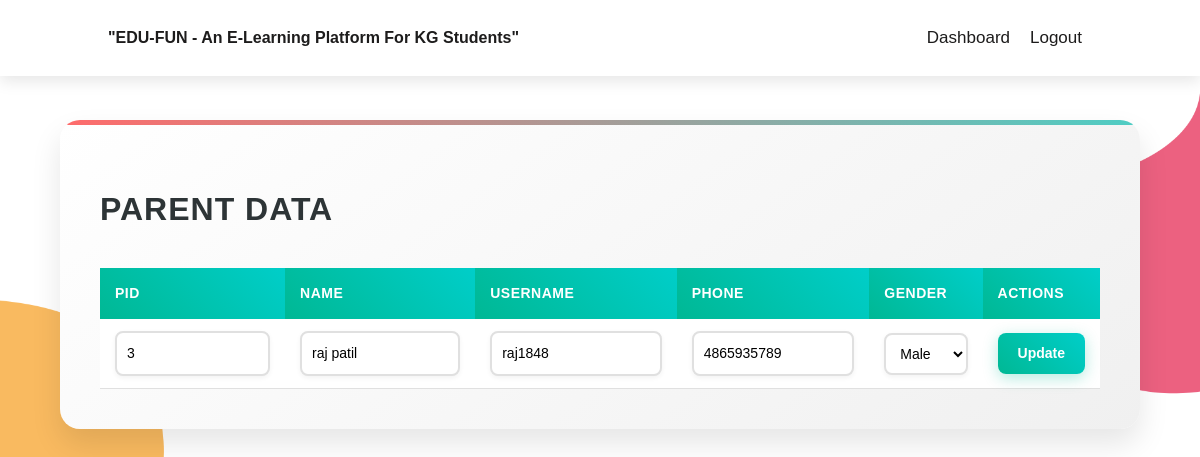
The page /parentdata.php (signed in) on the database its author committed.
### tables this page shows
CREATE TABLE `parent` (
  `Pid` int(11) NOT NULL,
  `Name` varchar(20) NOT NULL,
  `Phone` bigint(20) NOT NULL,
  `Pemail` varchar(225) NOT NULL,
  `password` varchar(225) NOT NULL,
  `status` int(11) NOT NULL,
  `gender` enum('MALE','FEMALE') NOT NULL
);

### parentdata.php (the view, shortened to what this page needs)
<?php
include 'connect.php';
$sql = "SELECT * FROM parent";
$stmt = $conn->query($sql);
$parents = $stmt->fetchAll(PDO::FETCH_ASSOC);
?>
<!DOCTYPE html>
<html lang="en">
<head>
    <link rel="stylesheet" href="https://cdn.jsdelivr.net/npm/bootstrap@5.3.0/dist/css/bootstrap.min.css">
    <link rel="stylesheet" href="css/dashboard.css">
    <link rel="stylesheet" href="/edufun/style.css">
</head>
<body>
    <header class="header">
        <a href="#" class="logo"> <i class="fas fa-school"></i><marquee>"EDU-FUN - An E-Learning Platform For KG Students"</marquee></a>
        <nav class="navbar">
            <a href="admin_dashboard.php">Dashboard</a>
            <a href="logout.php">Logout</a>
        </nav>
    </header>
    <div class="container">
        <table>
            <thead>
                <caption>Parent Data</caption>
                <tr>
                    <th>Pid</th>
                    <th>Name</th>
                    <th>Username</th>
                    <th>Phone</th>
                    <th>Gender</th>
                    <th>Actions</th>
                </tr>
            </thead>
            <tbody>
                <?php foreach ($parents as $parent): ?>
                    <tr>
                        <form method="POST">
                            <td><input type="number" name="id" value="<?php echo $parent['Pid']; ?>"></td>
                            <td><input type="text" name="name" value="<?php echo htmlspecialchars($parent['Name']); ?>"></td>
                            <td><input type="text" name="username" value="<?php echo htmlspecialchars($parent['Pemail']); ?>"></td>
                            <td><input type="text" name="phone" value="<?php echo htmlspecialchars($parent['Phone']); ?>"></td>
                            <td>
                                <select name="gender">
                                    <option value="Male" <?php echo $parent['gender'] == 'Male' ? 'selected' : ''; ?>>Male</option>
                                </select>
                            </td>
                            <td><button type="submit">Update</button></td>
                        </form>
                    </tr>
                <?php endforeach; ?>
            </tbody>
        </table>
    </div>
</body>
</html>

### css/dashboard.css (style rules this page uses)
body { font-family: Arial, sans-serif; background: url('../images/teacher-bg.png'); margin: 0; padding: 0; background-size: 100%; height: 120vh; }
a { text-decoration: none; color: #007bff; font-size: 16px; transition: color 0.3s ease; }

### style.css (style rules this page uses)
:root { --orange:#f9ba60; --pink:#e9768f; --black: #1d1c1c; --white: #fff; --light-color:#666; --box-shadow:0 .5rem 1.5rem rgba(0,0,0,.1); }
* { font-family: 'Poppins', sans-serif; margin: 0; padding: 0; box-sizing: border-box; outline: none; border: none; text-decoration: none; text-transform: capitalize; transition: all .2s linear; }
html { font-size: 62.5%; overflow-x: hidden; scroll-behavior: smooth; }
.header { position: fixed; top: 0; left: 0; right: 0; z-index: 1000; display: flex; align-items: center; justify-content: space-between; padding: 2rem 9%; background: var(--white); box-shadow: var(--box-shadow); }
.header .logo { font-size: 120 rem; font-weight: bolder; color: var(--black); }
.header .navbar a { font-size: 1.7rem; margin: 0 1rem; color: var(--black); }
input, textarea { text-transform: none; }

### parentdata.php (style rules this page uses)
body { font-family: 'Poppins', sans-serif; background: rgb(250, 249, 249); padding: 50px 0; }
.container { width: 90%; margin-top: 120px; margin-left: auto; margin-right: auto; background: linear-gradient(145deg, #ffffff, #f0f0f0); padding: 40px; border-radius: 20px; box-shadow: 0 15px 30px rgba(0, 0, 0, 0.1); position: relative; overflow: hidden; }
.container::before { content: ''; position: absolute; top: 0; left: 0; width: 100%; height: 5px; background: linear-gradient(90deg, #ff6b6b, #4ecdc4); }
caption { font-size: 32px; font-weight: 700; color: #2d3436; margin-bottom: 30px; text-transform: uppercase; letter-spacing: 1px; caption-side: top; }
table { width: 100%; border-collapse: separate; border-spacing: 0; margin-top: 20px; }
th { background: linear-gradient(45deg, #00b894, #00cec9); color: white; padding: 15px; text-align: left; font-weight: 600; text-transform: uppercase; font-size: 14px; letter-spacing: 0.5px; }
td { padding: 12px 15px; border-bottom: 1px solid #e0e0e0; background: #ffffff; }
input[type="text"], input[type="number"], select { width: 100%; padding: 10px; border: 2px solid #e0e0e0; border-radius: 8px; font-size: 14px; transition: all 0.3s ease; background: #ffffff; box-shadow: 0 2px 5px rgba(0, 0, 0, 0.05); }
button[type="submit"] { padding: 10px 20px; background: linear-gradient(45deg, #00b894, #00cec9); color: white; font-size: 14px; font-weight: 600; border: none; border-radius: 8px; cursor: pointer; transition: all 0.3s ease; box-shadow: 0 4px 15px rgba(0, 184, 148, 0.3); }

### rows shown on the page
parent: id "3", name "raj patil", username "raj1848", phone "4865935789"
